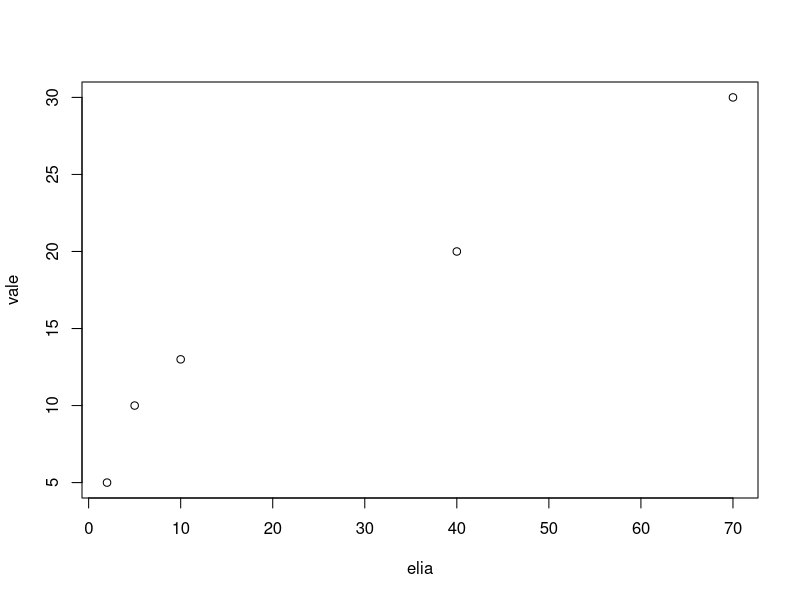

Generate this figure with R:
# This is a comment and will help humans understand 

2 + 3

naza <- 2 + 3

marco <- 7 + 4

vale <- c(5, 10, 13, 20, 30)

elia <- c(2, 5, 10, 40, 70)

plot(elia, vale)

#If I want to change the point symbol I will use pch
